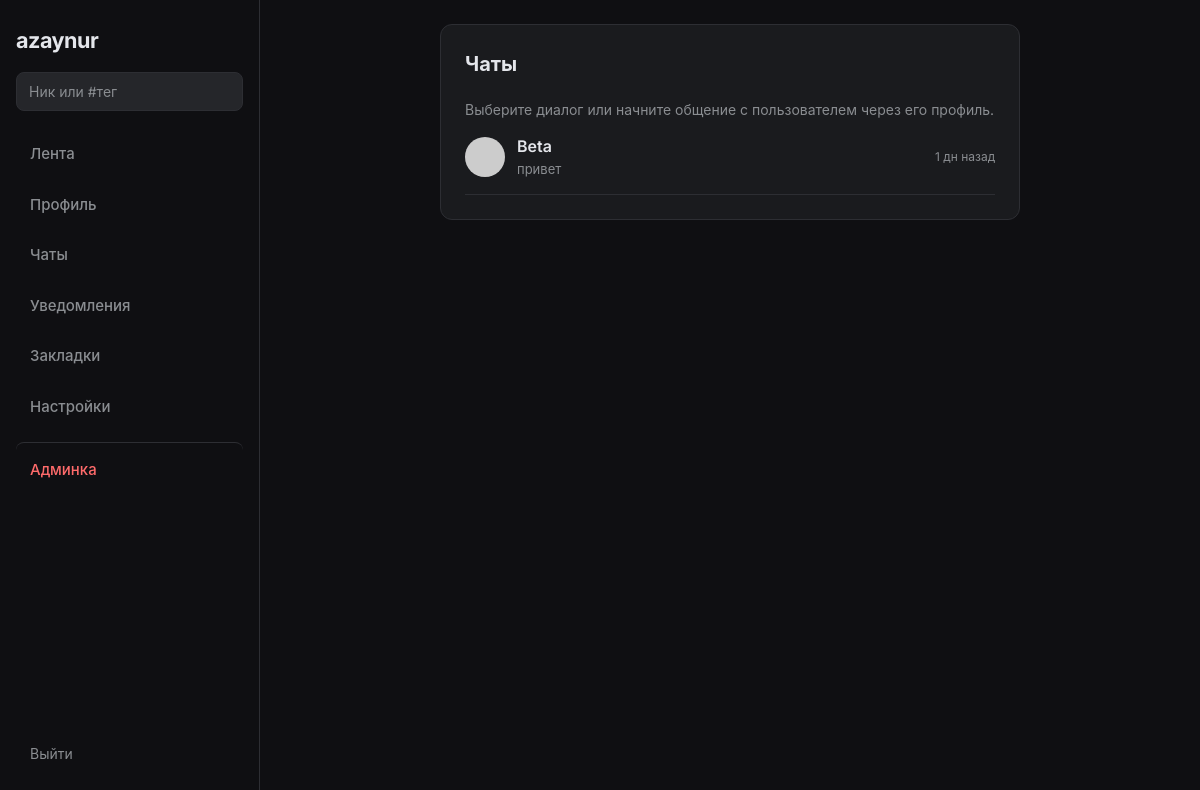
/chats (signed in), run on an earlier commit of the app's database.
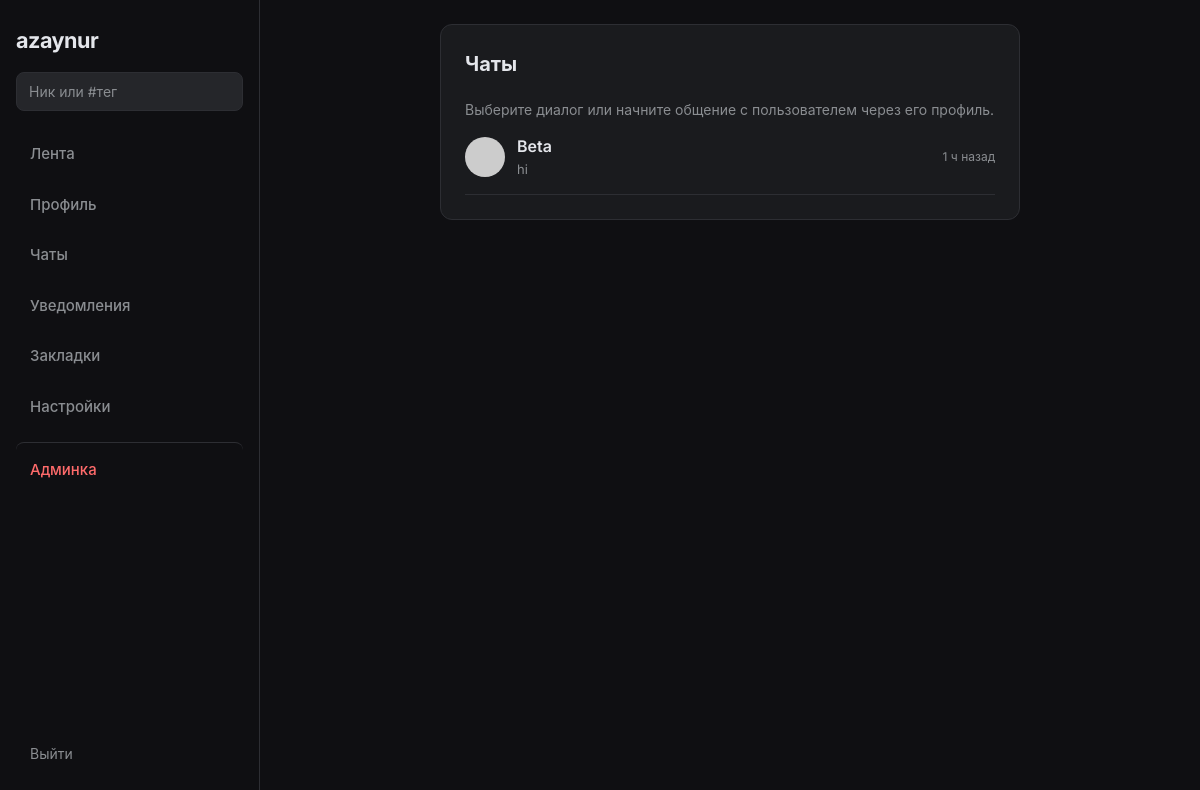
And on a later commit of the database.
### app.py (models this page shows, shortened)
class User(UserMixin, db.Model):
    id = db.Column(db.Integer, primary_key=True)
    username = db.Column(db.String(80), unique=True, nullable=False)
    email = db.Column(db.String(120), unique=True, nullable=False)
    password = db.Column(db.String(128), nullable=False)
    avatar = db.Column(db.String(200), default='default.jpg')
    bio = db.Column(db.String(500), nullable=True)
    is_verified = db.Column(db.Boolean, default=False)
    verification_type = db.Column(db.String(20), nullable=True)  # gold, vip, exclusive
    custom_status = db.Column(db.String(100), nullable=True)
    is_admin = db.Column(db.Boolean, default=False)
    banned_until = db.Column(db.DateTime, nullable=True)
    last_seen = db.Column(db.DateTime, nullable=True)

class Message(db.Model):
    id = db.Column(db.Integer, primary_key=True)
    sender_id = db.Column(db.Integer, db.ForeignKey('user.id'), nullable=False)
    receiver_id = db.Column(db.Integer, db.ForeignKey('user.id'), nullable=False)
    body = db.Column(db.Text, nullable=False)
    created_at = db.Column(db.DateTime, default=datetime.utcnow)
    read = db.Column(db.Boolean, default=False)

### app.py (the view)
@app.route('/chats')
@login_required
def chats():
    blocked_ids = get_blocked_user_ids(current_user.id)
    msgs = Message.query.filter(
        or_(Message.sender_id == current_user.id, Message.receiver_id == current_user.id)
    ).order_by(Message.created_at.desc()).all()
    seen = set()
    convos = []
    for m in msgs:
        pid = m.receiver_id if m.sender_id == current_user.id else m.sender_id
        if pid not in seen and pid not in blocked_ids:
            seen.add(pid)
            convos.append((User.query.get(pid), m))
    return render_template('chats.html', convos=convos)

### app.py (called while the page is built)
@login_manager.user_loader
def load_user(user_id):
    return User.query.get(int(user_id))

@app.before_request
def update_last_seen():
    if current_user.is_authenticated:
        now = datetime.utcnow()
        if not current_user.last_seen or (now - current_user.last_seen).total_seconds() > 60:
            current_user.last_seen = now
            db.session.commit()

def get_blocked_user_ids(user_id):
    blocked_by_me = {b.blocked_id for b in Block.query.filter_by(blocker_id=user_id).all()}
    blocked_me = {b.blocker_id for b in Block.query.filter_by(blocked_id=user_id).all()}
    return blocked_by_me | blocked_me

@app.before_request
def check_banned():
    if current_user.is_authenticated and getattr(current_user, 'banned_until', None) and current_user.banned_until and current_user.banned_until > datetime.utcnow():
        from flask_login import logout_user
        logout_user()
        flash('Ваш аккаунт заблокирован. Ожидайте окончания блокировки.')
        return redirect(url_for('login'))

### templates/chats.html (shortened to what this page needs)
{% extends "base.html" %}
{% block content %}
<div class="admin-card">
    <h2>Чаты</h2>
    <p class="text-dim">Выберите диалог или начните общение с пользователем через его профиль.</p>
    <ul class="chat-list">
        {% for peer, last_msg in convos %}
        <li>
            <a href="{{ url_for('chat', user_id=peer.id) }}" class="chat-list-item">
                <div class="mini-avatar">
                    <img src="{{ url_for('static', filename='uploads/avatars/' + peer.avatar) }}" alt="" onerror="this.src='https://ui-avatars.com/api/?name={{ peer.username }}&size=40&background=25262a&color=8a8d91';">
                </div>
                <div class="chat-list-info">
                    <span class="chat-peer-name">{{ peer.username }}</span>
                    <span class="chat-preview">{{ last_msg.body[:50] }}{% if last_msg.body|length > 50 %}...{% endif %}</span>
                </div>
                <span class="chat-time">{{ last_msg.created_at|time_ago }}</span>
            </a>
        </li>
        {% endfor %}
    </ul>
</div>
{% endblock %}

What changed in the data, as far as the page shows it:
changed User "Beta": body "привет" → "hi"; created_at "1 дн назад" → "1 ч назад"
